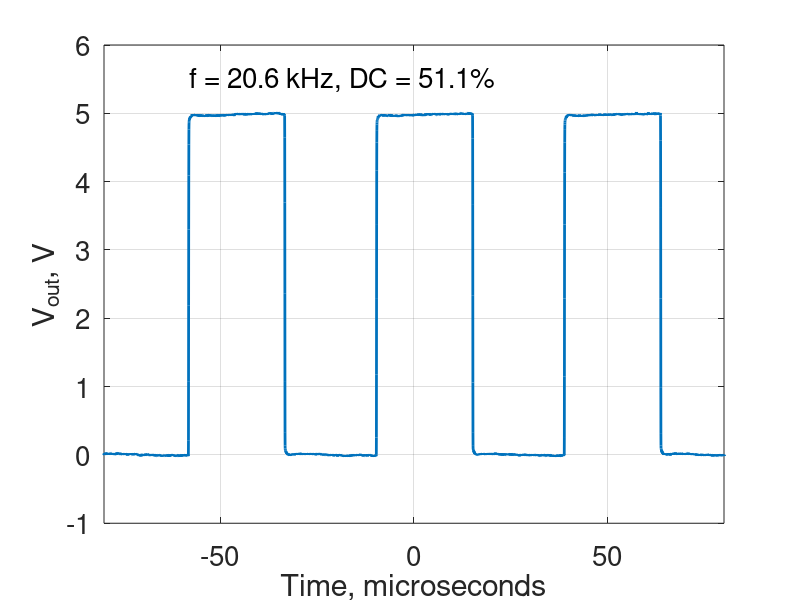

This chart was generated by the following MATLAB code:
%% ECE 342 Lab Task 3 Part 4
close all;

output = csvread('astable-multiv-transient-exper.csv');

time = output(:,1);
outputVoltage = output(:,2);

plot(time * 10e5, outputVoltage, 'Linewidth', 2);
xlim([-80 80]);
grid on;
set(gca, 'fontsize', 20);
% title('Experimental Astable Multivibrator Transient Response');
ylabel('V_{out}, V');
xlabel('Time, microseconds');
hold on;

text(-58, 5.5, 'f = 20.6 kHz, DC = 51.1%','FontSize', 20);